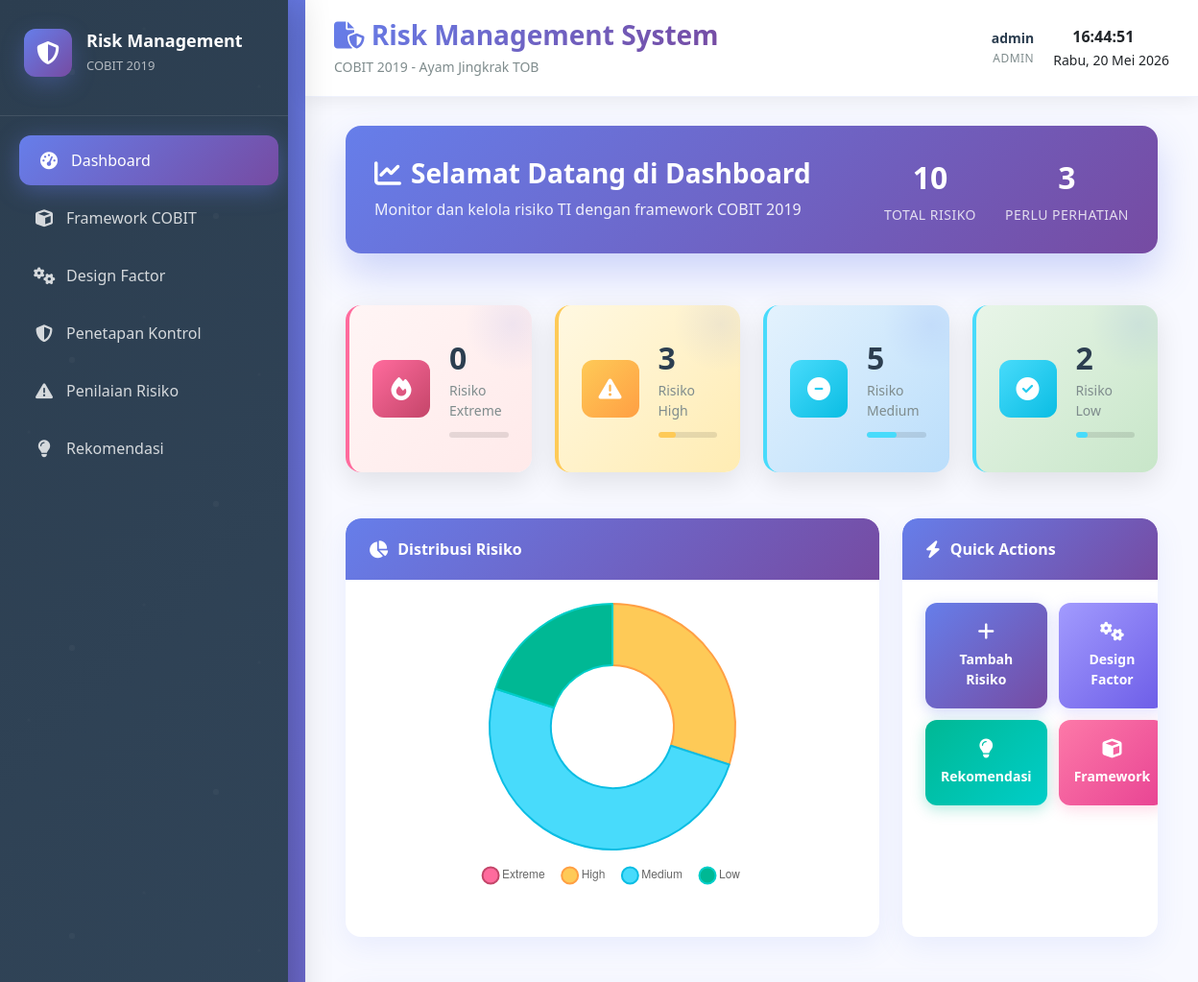
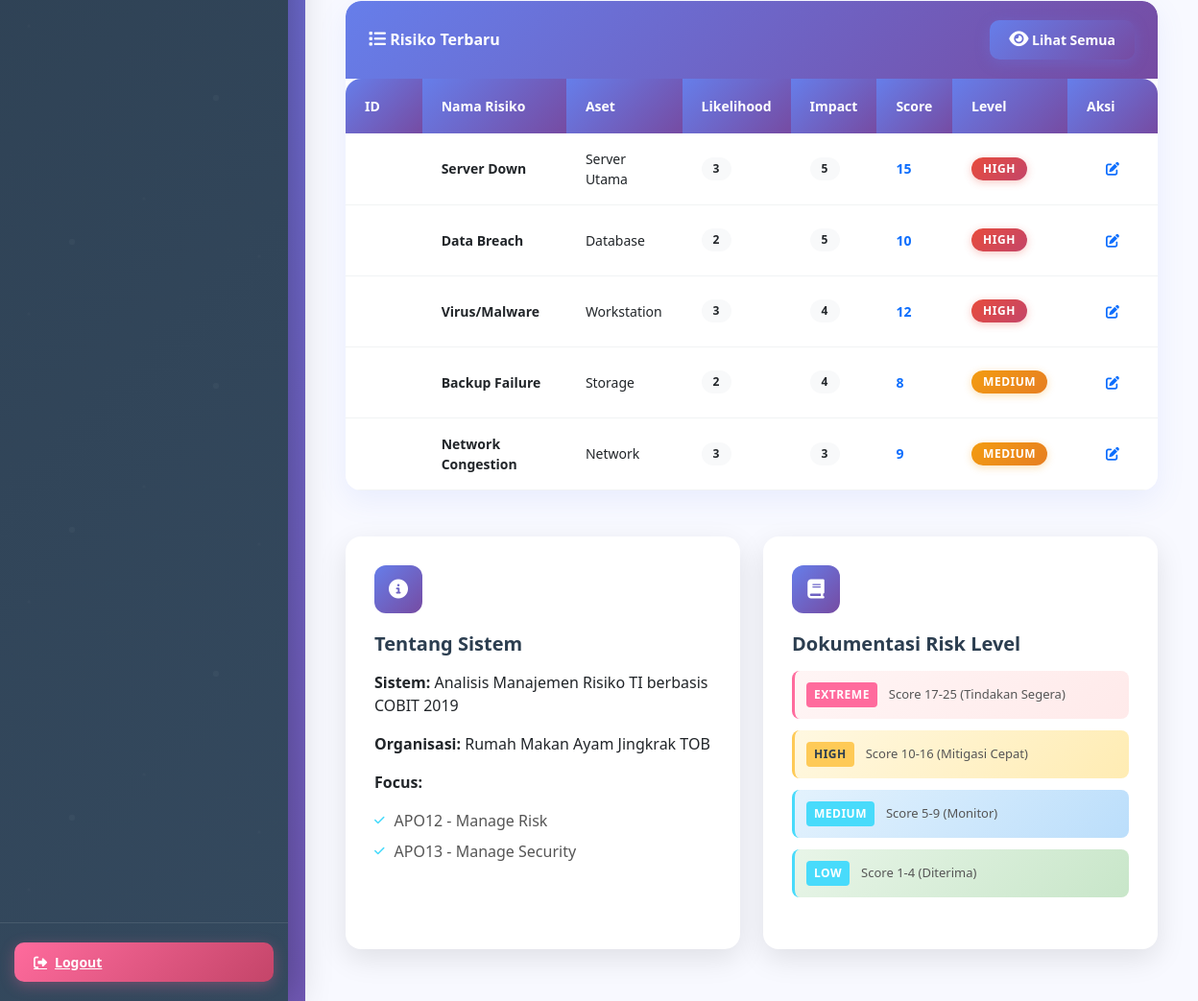
Page /index.php?page=dashboard (signed in) on the committed database (2 pictures, top to bottom).
### tables this page shows
CREATE TABLE IF NOT EXISTS `risiko` (
    `id` INT PRIMARY KEY AUTO_INCREMENT,
    `nama_risiko` VARCHAR(255) NOT NULL,
    `aset` VARCHAR(100) NOT NULL,
    `deskripsi` TEXT NOT NULL,
    `likelihood` INT NOT NULL CHECK(likelihood BETWEEN 1 AND 5),
    `impact` INT NOT NULL CHECK(impact BETWEEN 1 AND 5),
    `risk_score` INT NOT NULL,
    `level_risiko` ENUM('Extreme', 'High', 'Medium', 'Low') NOT NULL,
    `created_at` TIMESTAMP DEFAULT CURRENT_TIMESTAMP,
    `updated_at` TIMESTAMP DEFAULT CURRENT_TIMESTAMP ON UPDATE CURRENT_TIMESTAMP,
    INDEX `idx_level` (`level_risiko`),
    INDEX `idx_aset` (`aset`)
);

### app/views/dashboard/index.php (the view, shortened to what the rows shown need)
<div class="container-fluid">
    <div class="row mb-4">
        <div class="col-12">
            <div class="welcome-card">
                <div class="welcome-content">
                    <div class="welcome-text">
                        <h2><i class="fas fa-chart-line"></i> Selamat Datang di Dashboard</h2>
                        <p>Monitor dan kelola risiko TI dengan framework COBIT 2019</p>
                    </div>
                    <div class="welcome-stats">
                        <div class="stat-item">
                            <div class="stat-number"><?php echo $risikoStats['total']; ?></div>
                            <div class="stat-label">Total Risiko</div>
                        </div>
                        <div class="stat-item">
                            <div class="stat-number"><?php echo $risikoStats['extreme'] + $risikoStats['high']; ?></div>
                            <div class="stat-label">Perlu Perhatian</div>
                        </div>
                    </div>
                </div>
            </div>
        </div>
    </div>
    <div class="row mb-4">
        <div class="col-xl-3 col-md-6 mb-4">
            <div class="stat-card risk-extreme">
                <div class="stat-icon">
                    <i class="fas fa-fire"></i>
                </div>
                <div class="stat-content">
                    <h3><?php echo $risikoStats['extreme']; ?></h3>
                    <p>Risiko Extreme</p>
                    <div class="progress-bar">
                    </div>
                </div>
            </div>
        </div>
        <div class="col-xl-3 col-md-6 mb-4">
            <div class="stat-card risk-high">
                <div class="stat-icon">
                    <i class="fas fa-exclamation-triangle"></i>
                </div>
                <div class="stat-content">
                    <h3><?php echo $risikoStats['high']; ?></h3>
                    <p>Risiko High</p>
                    <div class="progress-bar">
                        <div class="progress-fill high" style="width: <?php echo $risikoStats['total'] > 0 ? ($risikoStats['high'] / $risikoStats['total'] * 100) : 0; ?>%"></div>
                    </div>
                </div>
            </div>
        </div>
        <div class="col-xl-3 col-md-6 mb-4">
            <div class="stat-card risk-medium">
                <div class="stat-icon">
                    <i class="fas fa-minus-circle"></i>
                </div>
                <div class="stat-content">
                    <h3><?php echo $risikoStats['medium']; ?></h3>
                    <p>Risiko Medium</p>
                    <div class="progress-bar">
                        <div class="progress-fill medium" style="width: <?php echo $risikoStats['total'] > 0 ? ($risikoStats['medium'] / $risikoStats['total'] * 100) : 0; ?>%"></div>
                    </div>
                </div>
            </div>
        </div>
        <div class="col-xl-3 col-md-6 mb-4">
            <div class="stat-card risk-low">
                <div class="stat-icon">
                    <i class="fas fa-check-circle"></i>
                </div>
                <div class="stat-content">
                    <h3><?php echo $risikoStats['low']; ?></h3>
                    <p>Risiko Low</p>
                    <div class="progress-bar">
                        <div class="progress-fill low" style="width: <?php echo $risikoStats['total'] > 0 ? ($risikoStats['low'] / $risikoStats['total'] * 100) : 0; ?>%"></div>
                    </div>
                </div>
            </div>
        </div>
    </div>
    <div class="row mb-4">
        <div class="col-lg-8 mb-4">
            <div class="card h-100">
                <div class="card-header">
                    <i class="fas fa-chart-pie"></i> Distribusi Risiko
                </div>
                <div class="card-body">
                    <div class="chart-container">
                        <canvas id="riskChart" width="400" height="200"></canvas>
                    </div>
                </div>
            </div>
        </div>
        <div class="col-lg-4 mb-4">
            <div class="card h-100">
                <div class="card-header">
                    <i class="fas fa-bolt"></i> Quick Actions
                </div>
                <div class="card-body">
                    <div class="action-buttons">
                        <a href="index.php?page=risiko&action=create" class="action-btn primary">
                            <i class="fas fa-plus"></i>
                            <span>Tambah Risiko</span>
                        </a>
                        <a href="index.php?page=design-factor" class="action-btn secondary">
                            <i class="fas fa-cogs"></i>
                            <span>Design Factor</span>
                        </a>
                        <a href="index.php?page=rekomendasi" class="action-btn success">
                            <i class="fas fa-lightbulb"></i>
                            <span>Rekomendasi</span>
                        </a>
                        <a href="index.php?page=framework" class="action-btn info">
                            <i class="fas fa-cube"></i>
                            <span>Framework</span>
                        </a>
                    </div>
                </div>
            </div>
        </div>
    </div>
    <div class="row">
        <div class="col-12">
            <div class="card">
                <div class="card-header d-flex justify-content-between align-items-center">
                    <span><i class="fas fa-list"></i> Risiko Terbaru</span>
                    <a href="index.php?page=risiko" class="btn btn-primary btn-sm">
                        <i class="fas fa-eye"></i> Lihat Semua
                    </a>
                </div>
                <div class="card-body p-0">
                    <?php if (!empty($latestRisiko)): ?>
                        <div class="table-responsive">
                            <table class="table table-hover mb-0">
                                <thead>
                                    <tr>
                                        <th width="5%">ID</th>
                                        <th width="25%">Nama Risiko</th>
                                        <th width="15%">Aset</th>
                                        <th width="10%">Likelihood</th>
                                        <th width="10%">Impact</th>
                                        <th width="10%">Score</th>
                                        <th width="15%">Level</th>
                                        <th width="10%">Aksi</th>
                                    </tr>
                                </thead>
                                <tbody>
                                    <?php foreach ($latestRisiko as $risiko): ?>
                                        <tr>
                                            <td>
                                                <span class="badge badge-secondary">#<?php echo $risiko['id']; ?></span>
                                            </td>
                                            <td>
                                                <strong><?php echo htmlspecialchars($risiko['nama_risiko']); ?></strong>
                                            </td>
                                            <td><?php echo htmlspecialchars($risiko['aset']); ?></td>
                                            <td>
                                                <span class="badge bg-light text-dark"><?php echo $risiko['likelihood']; ?></span>
                                            </td>
                                            <td>
                                                <span class="badge bg-light text-dark"><?php echo $risiko['impact']; ?></span>
                                            </td>
                                            <td>
                                                <strong class="text-primary"><?php echo $risiko['risk_score']; ?></strong>
                                            </td>
                                            <td>
                                                <?php
                                                $badgeClass = 'badge-' . strtolower($risiko['level_risiko']);
                                                ?>
                                                <span class="badge <?php echo $badgeClass; ?>">
                                                    <?php echo $risiko['level_risiko']; ?>
                                                </span>
                                            </td>
                                            <td>
                                                <a href="index.php?page=risiko&action=edit&id=<?php echo $risiko['id']; ?>" class="btn btn-sm btn-outline-primary">
                                                    <i class="fas fa-edit"></i>
                                                </a>
                                            </td>
                                        </tr>
                                    <?php endforeach; ?>
                                </tbody>
                            </table>
                        </div>
                    <?php endif; ?>
                </div>
            </div>
        </div>
    </div>
    <div class="row mt-4">
        <div class="col-md-6 mb-4">
            <div class="card info-card">
                <div class="card-body">
                    <div class="info-icon">
                        <i class="fas fa-info-circle"></i>
                    </div>
                    <h5>Tentang Sistem</h5>
                    <p><strong>Sistem:</strong> Analisis Manajemen Risiko TI berbasis COBIT 2019</p>
                    <p><strong>Organisasi:</strong> Rumah Makan Ayam Jingkrak TOB</p>
                    <p><strong>Focus:</strong></p>
                    <ul class="info-list">
                        <li><i class="fas fa-check"></i> APO12 - Manage Risk</li>
                        <li><i class="fas fa-check"></i> APO13 - Manage Security</li>
                    </ul>
                </div>
            </div>
        </div>
        <div class="col-md-6 mb-4">
            <div class="card info-card">
                <div class="card-body">
                    <div class="info-icon">
                        <i class="fas fa-book"></i>
                    </div>
                    <h5>Dokumentasi Risk Level</h5>
                    <div class="risk-levels">
                        <div class="risk-level extreme">
                            <span class="level-badge">Extreme</span>
                            <span class="level-desc">Score 17-25 (Tindakan Segera)</span>
                        </div>
                        <div class="risk-level high">
                            <span class="level-badge">High</span>
                            <span class="level-desc">Score 10-16 (Mitigasi Cepat)</span>
                        </div>
                        <div class="risk-level medium">
                            <span class="level-badge">Medium</span>
                            <span class="level-desc">Score 5-9 (Monitor)</span>
                        </div>
                        <div class="risk-level low">
                            <span class="level-badge">Low</span>
                            <span class="level-desc">Score 1-4 (Diterima)</span>
                        </div>
                    </div>
                </div>
            </div>
        </div>
    </div>
</div>
<script>
document.addEventListener('DOMContentLoaded', function() {
    // Risk Distribution Chart
    const ctx = document.getElementById('riskChart').getContext('2d');
    const riskData = {
        labels: ['Extreme', 'High', 'Medium', 'Low'],
        datasets: [{
            data: [
                <?php echo $risikoStats['extreme']; ?>,
                <?php echo $risikoStats['high']; ?>,
                <?php echo $risikoStats['medium']; ?>,
                <?php echo $risikoStats['low']; ?>
            ],
            backgroundColor: [
                '#ff6b9d',
                '#feca57',
                '#48dbfb',
                '#00b894'
            ],
            borderColor: [
                '#c44569',
                '#ff9f43',
                '#0abde3',
                '#00cec9'
            ],
            borderWidth: 2
        }]
    };
    const chart = new Chart(ctx, {
        type: 'doughnut',
        data: riskData,
        options: {
            responsive: true,
            maintainAspectRatio: false,
            plugins: {
                legend: {
                    position: 'bottom',
                    labels: {
                        padding: 20,
                        usePointStyle: true
                    }
                }
            },
            animation: {
                animateScale: true,
                animateRotate: true
            }
        }
    });
    // Animate stat cards on scroll
    const observerOptions = {
        threshold: 0.1,
        rootMargin: '0px 0px -50px 0px'
    };
    const observer = new IntersectionObserver((entries) => {
        entries.forEach(entry => {
            if (entry.isIntersecting) {
                entry.target.style.opacity = '1';
                entry.target.style.transform = 'translateY(0)';
            }
        });
    }, observerOptions);
    document.querySelectorAll('.stat-card').forEach(card => {
        card.style.opacity = '0';
        card.style.transform = 'translateY(30px)';
        card.style.transition = 'all 0.6s ease';
        observer.observe(card);
    });
});
</script>

### rows in the picture
risiko: risk_score "10", impact "5", nama_risiko "Data Breach", aset "Database", likelihood "2", level_risiko "HIGH"
risiko: nama_risiko "Server Down", aset "Server Utama", likelihood "3", impact "5", risk_score "15", level_risiko "HIGH"
risiko: nama_risiko "Virus/Malware", aset "Workstation", likelihood "3", impact "4", risk_score "12", level_risiko "HIGH"
risiko: nama_risiko "Backup Failure", aset "Storage", likelihood "2", impact "4", risk_score "8", level_risiko "MEDIUM"
risiko: nama_risiko "Network Congestion", aset "Network", likelihood "3", impact "3", risk_score "9", level_risiko "MEDIUM"

### other values in the picture
$_SESSION['user']['username'] "admin"
$_SESSION['user']['role'] "ADMIN"
$risikoStats['extreme'] + $risikoStats['high'] "3"
$risikoStats['extreme'] "0"
$risikoStats['high'] "3"
$risikoStats['low'] "2"
chart data {{ $risikoStats['extreme'] }} 0
chart data {{ $risikoStats['high'] }} 3
chart data {{ $risikoStats['medium'] }} 5
chart data {{ $risikoStats['low'] }} 2
